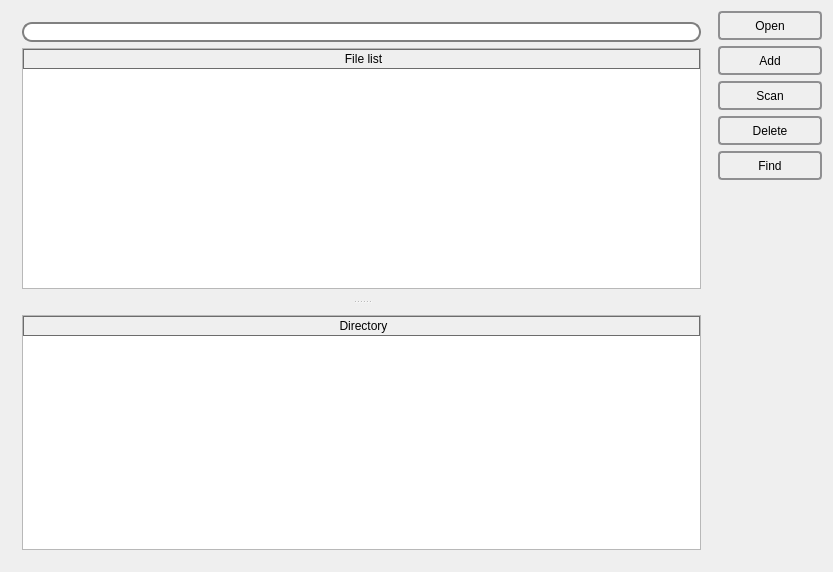
<?xml version="1.0" encoding="UTF-8"?>
<ui version="4.0">
 <class>MainWindow</class>
 <widget class="QMainWindow" name="MainWindow">
  <property name="geometry">
   <rect>
    <x>0</x>
    <y>0</y>
    <width>833</width>
    <height>572</height>
   </rect>
  </property>
  <property name="windowTitle">
   <string>MainWindow</string>
  </property>
  <property name="styleSheet">
   <string notr="true">QPushButton {
     border: 2px solid rgb(143, 143, 145);
     border-radius: 4px;
     background-color: qlineargradient(x1: 0, y1: 0, x2: 0, y2: 1,
                                       stop: 0 #f6f7fa, stop: 1 #dadbde);
     min-width: 100px;
	 min-height: 25px;
 }

 QPushButton:pressed {
     background-color: qlineargradient(x1: 0, y1: 0, x2: 0, y2: 1,
                                       stop: 0 #dadbde, stop: 1 #f6f7fa);
 }



QHeaderView::section {
    background-color: qlineargradient(x1:0, y1:0, x2:0, y2:1,
                                      stop:0 #darkgray, stop: 0.5 #darkgray,
                                      stop: 0.6 #darkgray, stop:1 #darkgray);
    color: black;
    padding-left: 4px;
    border: 1px solid #6c6c6c;
}

QLineEdit {
     border: 2px solid gray;
     border-radius: 10px;
     padding: 0 8px;
     background: white;
     selection-background-color: darkgray;
 }
QProgressBar {
     border: 2px solid grey;
     border-radius: 5px;
 }

QProgressBar::chunk {
     background-color: rgb(5, 184, 204);
	 width: 20px;
 }

QProgressBar {
     border: 2px solid grey;
     border-radius: 5px;
     text-align: center;
 }</string>
  </property>
  <widget class="QWidget" name="centralWidget">
   <layout class="QGridLayout" name="gridLayout">
    <item row="0" column="0" rowspan="7">
     <widget class="QSplitter" name="splitter">
      <property name="sizePolicy">
       <sizepolicy hsizetype="Expanding" vsizetype="Expanding">
        <horstretch>0</horstretch>
        <verstretch>0</verstretch>
       </sizepolicy>
      </property>
      <property name="minimumSize">
       <size>
        <width>700</width>
        <height>0</height>
       </size>
      </property>
      <property name="orientation">
       <enum>Qt::Vertical</enum>
      </property>
      <property name="childrenCollapsible">
       <bool>false</bool>
      </property>
      <widget class="QWidget" name="verticalLayoutWidget_2">
       <layout class="QVBoxLayout" name="verticalLayout_4">
        <property name="sizeConstraint">
         <enum>QLayout::SetDefaultConstraint</enum>
        </property>
        <item>
         <widget class="QLineEdit" name="path">
          <property name="text">
           <string/>
          </property>
         </widget>
        </item>
        <item>
         <widget class="QTreeWidget" name="treeWidget">
          <column>
           <property name="text">
            <string>File list</string>
           </property>
           <property name="textAlignment">
            <set>AlignCenter</set>
           </property>
          </column>
         </widget>
        </item>
       </layout>
      </widget>
      <widget class="QWidget" name="verticalLayoutWidget">
       <layout class="QVBoxLayout" name="verticalLayout_3">
        <property name="sizeConstraint">
         <enum>QLayout::SetDefaultConstraint</enum>
        </property>
        <item>
         <widget class="QTableWidget" name="tableWidget_2">
          <property name="enabled">
           <bool>true</bool>
          </property>
          <property name="acceptDrops">
           <bool>false</bool>
          </property>
          <property name="frameShape">
           <enum>QFrame::StyledPanel</enum>
          </property>
          <property name="frameShadow">
           <enum>QFrame::Sunken</enum>
          </property>
          <property name="midLineWidth">
           <number>0</number>
          </property>
          <attribute name="horizontalHeaderShowSortIndicator" stdset="0">
           <bool>false</bool>
          </attribute>
          <attribute name="horizontalHeaderStretchLastSection">
           <bool>true</bool>
          </attribute>
          <column>
           <property name="text">
            <string>Directory</string>
           </property>
          </column>
         </widget>
        </item>
       </layout>
      </widget>
     </widget>
    </item>
    <item row="0" column="1">
     <widget class="QPushButton" name="open_button">
      <property name="text">
       <string>Open</string>
      </property>
     </widget>
    </item>
    <item row="1" column="1">
     <widget class="QPushButton" name="add_button">
      <property name="text">
       <string>Add</string>
      </property>
     </widget>
    </item>
    <item row="3" column="1">
     <widget class="QPushButton" name="delete_button">
      <property name="enabled">
       <bool>true</bool>
      </property>
      <property name="text">
       <string>Delete</string>
      </property>
     </widget>
    </item>
    <item row="2" column="1">
     <widget class="QPushButton" name="scan_button">
      <property name="text">
       <string>Scan</string>
      </property>
     </widget>
    </item>
    <item row="5" column="1">
     <spacer name="verticalSpacer">
      <property name="orientation">
       <enum>Qt::Vertical</enum>
      </property>
      <property name="sizeHint" stdset="0">
       <size>
        <width>20</width>
        <height>40</height>
       </size>
      </property>
     </spacer>
    </item>
    <item row="4" column="1">
     <widget class="QPushButton" name="find_button">
      <property name="text">
       <string>Find</string>
      </property>
     </widget>
    </item>
   </layout>
  </widget>
  <action name="actionScan_Directory">
   <property name="text">
    <string>&amp;Scan Directory...</string>
   </property>
  </action>
  <action name="actionExit">
   <property name="text">
    <string>&amp;Exit</string>
   </property>
  </action>
  <action name="actionAbout">
   <property name="text">
    <string>About</string>
   </property>
  </action>
 </widget>
 <layoutdefault spacing="6" margin="11"/>
 <resources/>
 <connections/>
</ui>
